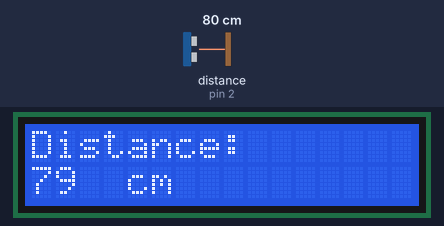
A sketch run on a simulated Arduino Uno, built with avr-gcc and run on an emulated ATmega328P. On the bench: 16×2 character LCD. Wiring (inferred from the names in the program): ultrasonic range finder: trigger pin 3; echo pin 2. Inputs (shaded band) come from the test bench; at power-on: distance to the obstacle (sensor on pin 2) 80 cm. The echo pulse lasts 58.3 µs per cm; what the sketch prints to the serial monitor is not drawn.

Above: at 2.2 s.
2.3 s: distance to the obstacle (sensor on pin 2) set to 2 cm
At 3.8 s:
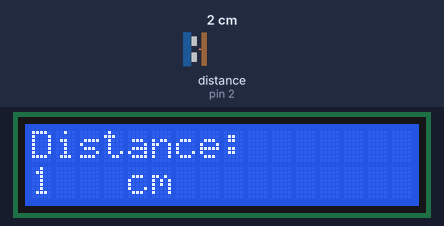
4.6 s: distance to the obstacle (sensor on pin 2) set to 4 cm
At 6.3 s:
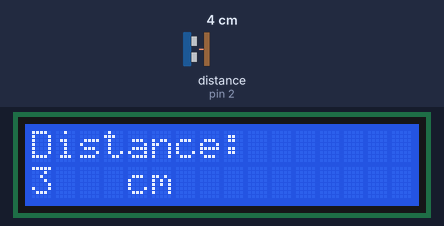
6.6 s: distance to the obstacle (sensor on pin 2) set to 9 cm
At 8.2 s:
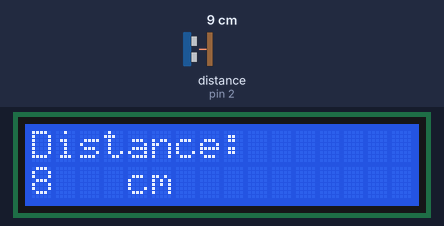
Timing chart, 0 to 9.7 s (numbered marks = the images above; inputs shaded):
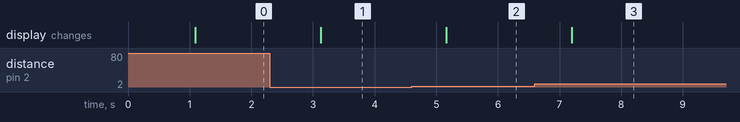

The sketch:

distance.ino
```cpp
#include <LiquidCrystal_I2C.h>
LiquidCrystal_I2C lcd(32, 16, 2); // Format -> (Address,Width,Height )

#define echoPin 2 // attach pin D2 Arduino to Echo pin of Sensor module
#define trigPin 3 // attach pin D3 Arduino to Trig pin of Sensor module

long duration; // Declare variable to store echo time duration

int distance; // Declare variable to store the result (distance)

void setup()
{
    lcd.init();      // initialize the lcd
    lcd.backlight(); // Turn on the Backlight

    pinMode(trigPin, OUTPUT); // Sets the trigPin as an OUTPUT

    pinMode(echoPin, INPUT); // Sets the echoPin as an INPUT

    // Serial Communication is starting with 9600 of baudrate speed
    Serial.begin(9600);

    // The text to be printed in serial monitor
    Serial.println("Distance measurement using Arduino Uno");

    delay(1000);
}

void loop()
{
    digitalWrite(trigPin, LOW);
    delayMicroseconds(2);
    digitalWrite(trigPin, HIGH);
    delayMicroseconds(10);
    digitalWrite(trigPin, LOW);
    duration = pulseIn(echoPin, HIGH);
    distance = duration * 0.0344 / 2;
    Serial.print("Distance: ");
    Serial.print(distance);
    Serial.println(" cm");

    lcd.clear();         // Clear the display buffer
    lcd.setCursor(0, 0); // Set cursor for "Distance:" (Column, Row)

    lcd.print("Distance:"); // print "Distance:" at (0, 0)
    lcd.setCursor(0, 1);    // Set cursor for output value (0, 1)

    lcd.print(distance); // print Output in cm at (0, 1)
    lcd.setCursor(4, 1); // move cursor to (4, 1)
    lcd.print("cm");     // print "cm" at (4, 1)

    delay(1000);
}
```

Measured:
- after the input at 2.3 s, the display: changes after 0.83 s (image 1)
- after the input at 4.6 s, the display: changes after 0.56 s (image 2)
- after the input at 6.6 s, the display: changes after 0.60 s (image 3)
